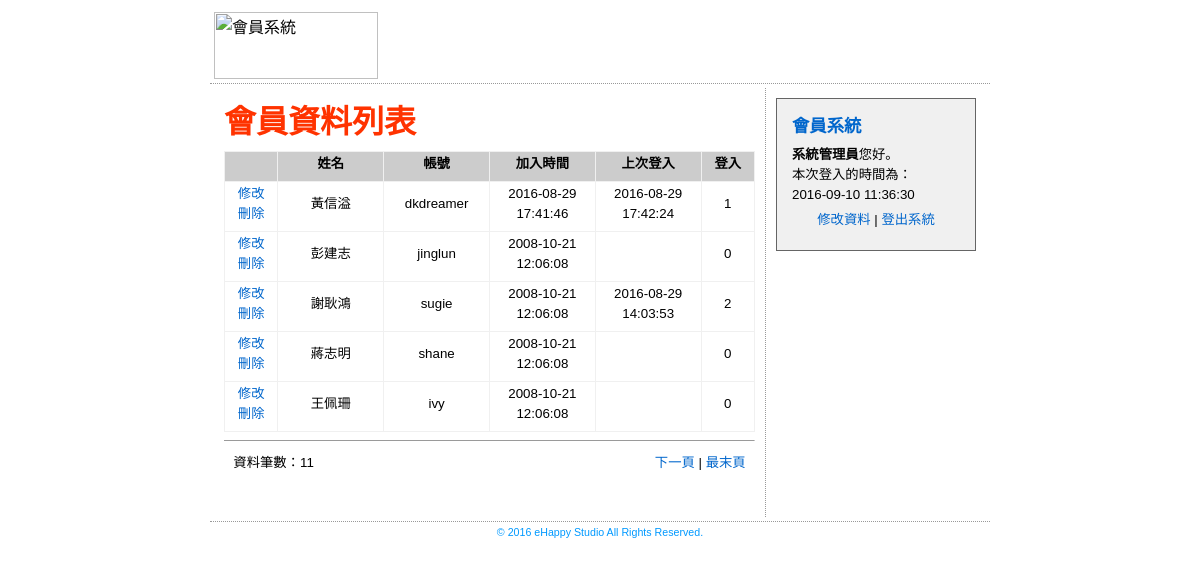
Page /member_admin.php (signed in) on the committed database.
### tables this page shows
CREATE TABLE `memberdata` (
  `m_id` int(11) NOT NULL,
  `m_name` varchar(20) NOT NULL,
  `m_username` varchar(20) NOT NULL,
  `m_passwd` varchar(100) NOT NULL,
  `m_sex` enum('男','女') NOT NULL,
  `m_birthday` date DEFAULT NULL,
  `m_level` enum('admin','member') NOT NULL DEFAULT 'member',
  `m_email` varchar(100) DEFAULT NULL,
  `m_url` varchar(100) DEFAULT NULL,
  `m_phone` varchar(100) DEFAULT NULL,
  `m_address` varchar(100) DEFAULT NULL,
  `m_login` int(11) UNSIGNED NOT NULL DEFAULT '0',
  `m_logintime` datetime DEFAULT NULL,
  `m_jointime` datetime NOT NULL
);

### member_admin.php (the view, shortened to what this page needs)
<?php
require_once("connMysql.php");
$query_RecAdmin = "SELECT m_id, m_name, m_logintime FROM memberdata WHERE m_username=?";
$stmt=$db_link->prepare($query_RecAdmin);
$stmt->bind_param("s", $_SESSION["loginMember"]);
$stmt->execute();
$stmt->bind_result($mid, $mname, $mlogintime);
$pageRow_records = 5;
$num_pages = 1;
$startRow_records = ($num_pages -1) * $pageRow_records;
$query_RecMember = "SELECT * FROM memberdata WHERE m_level<>'admin' ORDER BY m_jointime DESC";
$query_limit_RecMember = $query_RecMember." LIMIT {$startRow_records}, {$pageRow_records}";
$RecMember = $db_link->query($query_limit_RecMember);
$all_RecMember = $db_link->query($query_RecMember);
$total_records = $all_RecMember->num_rows;
$total_pages = ceil($total_records/$pageRow_records);
?>
<html>
<head>
<link href="style.css" rel="stylesheet" type="text/css">
</head>
<body>
<table width="780" border="0" align="center" cellpadding="4" cellspacing="0">
  <tr>
    <td class="tdbline"><img src="images/mlogo.png" alt="會員系統" width="164" height="67"></td>
  </tr>
  <tr>
    <td class="tdbline"><table width="100%" border="0" cellspacing="0" cellpadding="10">
      <tr valign="top">
        <td class="tdrline"><p class="title">會員資料列表 </p>
          <table width="100%" border="0" cellpadding="2" cellspacing="1" bgcolor="#F0F0F0">
            <tr>
              <th width="10%" bgcolor="#CCCCCC">&nbsp;</th>
              <th width="20%" bgcolor="#CCCCCC"><p>姓名</p></th>
              <th width="20%" bgcolor="#CCCCCC"><p>帳號</p></th>
              <th width="20%" bgcolor="#CCCCCC"><p>加入時間</p></th>
              <th width="20%" bgcolor="#CCCCCC"><p>上次登入</p></th>
              <th width="10%" bgcolor="#CCCCCC"><p>登入</p></th>
            </tr>
			<?php while($row_RecMember=$RecMember->fetch_assoc()){ ?>
            <tr>
              <td width="10%" align="center" bgcolor="#FFFFFF"><p><a href="member_adminupdate.php?id=<?php echo $row_RecMember["m_id"];?>">修改</a><br>
                <a href="?action=delete&id=<?php echo $row_RecMember["m_id"];?>" onClick="return deletesure();">刪除</a></p></td>
              <td width="20%" align="center" bgcolor="#FFFFFF"><p><?php echo $row_RecMember["m_name"];?></p></td>
              <td width="20%" align="center" bgcolor="#FFFFFF"><p><?php echo $row_RecMember["m_username"];?></p></td>
              <td width="20%" align="center" bgcolor="#FFFFFF"><p><?php echo $row_RecMember["m_jointime"];?></p></td>
              <td width="20%" align="center" bgcolor="#FFFFFF"><p><?php echo $row_RecMember["m_logintime"];?></p></td>
              <td width="10%" align="center" bgcolor="#FFFFFF"><p><?php echo $row_RecMember["m_login"];?></p></td>
            </tr>
			<?php }?>
          </table>
          <hr size="1" />
          <table width="98%" border="0" align="center" cellpadding="4" cellspacing="0">
            <tr>
              <td valign="middle"><p>資料筆數：<?php echo $total_records;?></p></td>
              <td align="right"><p>
                  <?php if ($num_pages < $total_pages) {  ?>
                  <a href="?page=<?php echo $num_pages+1;?>">下一頁</a> | <a href="?page=<?php echo $total_pages;?>">最末頁</a>
                  <?php }?>
              </p></td>
            </tr>
          </table><p>&nbsp;</p>
          </td>
        <td width="200">
        <div class="boxtl"></div><div class="boxtr"></div>
        <div class="regbox">
          <p class="heading"><strong>會員系統</strong></p>
            <p><strong><?php echo $mname;?></strong>您好。<br>
            本次登入的時間為：<br><?php echo $mlogintime;?></p>
            <p align="center"><a href="member_adminupdate.php?id=<?php echo $mid;?>">修改資料</a> | <a href="?logout=true">登出系統</a></p>
        </div>
        <div class="boxbl"></div><div class="boxbr"></div></td>
      </tr>
    </table></td>
  </tr>
  <tr>
    <td align="center" background="images/album_r2_c1.jpg" class="trademark">© 2016 eHappy Studio All Rights Reserved.</td>
  </tr>
</table>
</body>
</html>

### style.css (style rules this page uses)
p,ol { font-family: Verdana, Arial, Helvetica, sans-serif; font-size: 10pt; line-height: 150%; margin-top: 0px; margin-bottom: 5px; }
a { text-decoration: none; }
a:link { color: #0066CC; }
.title { font-family: "微軟正黑體"; font-size: 24pt; font-weight: bolder; color: #FF3300; }
.heading { font-family: "微軟正黑體"; font-size: 13pt; color: #0066CC; line-height: 150%; font-weight: bold; }
.trademark { font-family: Verdana, Arial, Helvetica, sans-serif; font-size: 8pt; color: #0099FF; }
.regbox { border: 1px solid #656565; padding: 15px; background-color: #F0F0F0; }
.boxtl { background-image: url(images/tl.gif); float: left; top: -1px; height: 4px; width: 4px; background-repeat: no-repeat; }
.boxtr { background-image: url(images/tr.gif); float: right; top: -1px; height: 4px; width: 4px; background-repeat: no-repeat; }
.boxbl { background-image: url(images/bl.gif); float: left; top: -1px; height: 4px; width: 4px; background-repeat: no-repeat; margin-top: -4px; }
.boxbr { background-image: url(images/br.gif); float: right; top: -1px; height: 4px; width: 4px; background-repeat: no-repeat; margin-top: -4px; }
.tdrline { border-right-width: 1px; border-right-style: dotted; border-right-color: #999999; }
.tdbline { border-bottom-width: 1px; border-bottom-style: dotted; border-bottom-color: #999999; }

### rows in the picture
memberdata: m_name "黃信溢", m_username "dkdreamer", m_jointime "2016-08-29 17:41:46", m_logintime "2016-08-29 17:42:24", m_login "1"
memberdata: m_name "彭建志", m_username "jinglun", m_jointime "2008-10-21 12:06:08", m_login "0"
memberdata: m_name "謝耿鴻", m_username "sugie", m_jointime "2008-10-21 12:06:08", m_logintime "2016-08-29 14:03:53", m_login "2"
memberdata: m_name "蔣志明", m_username "shane", m_jointime "2008-10-21 12:06:08", m_login "0"
memberdata: m_name "王佩珊", m_username "ivy", m_jointime "2008-10-21 12:06:08", m_login "0"
memberdata: m_name "系統管理員", m_logintime "2016-09-10 11:36:30"

### other values in the picture
$total_records "11"
